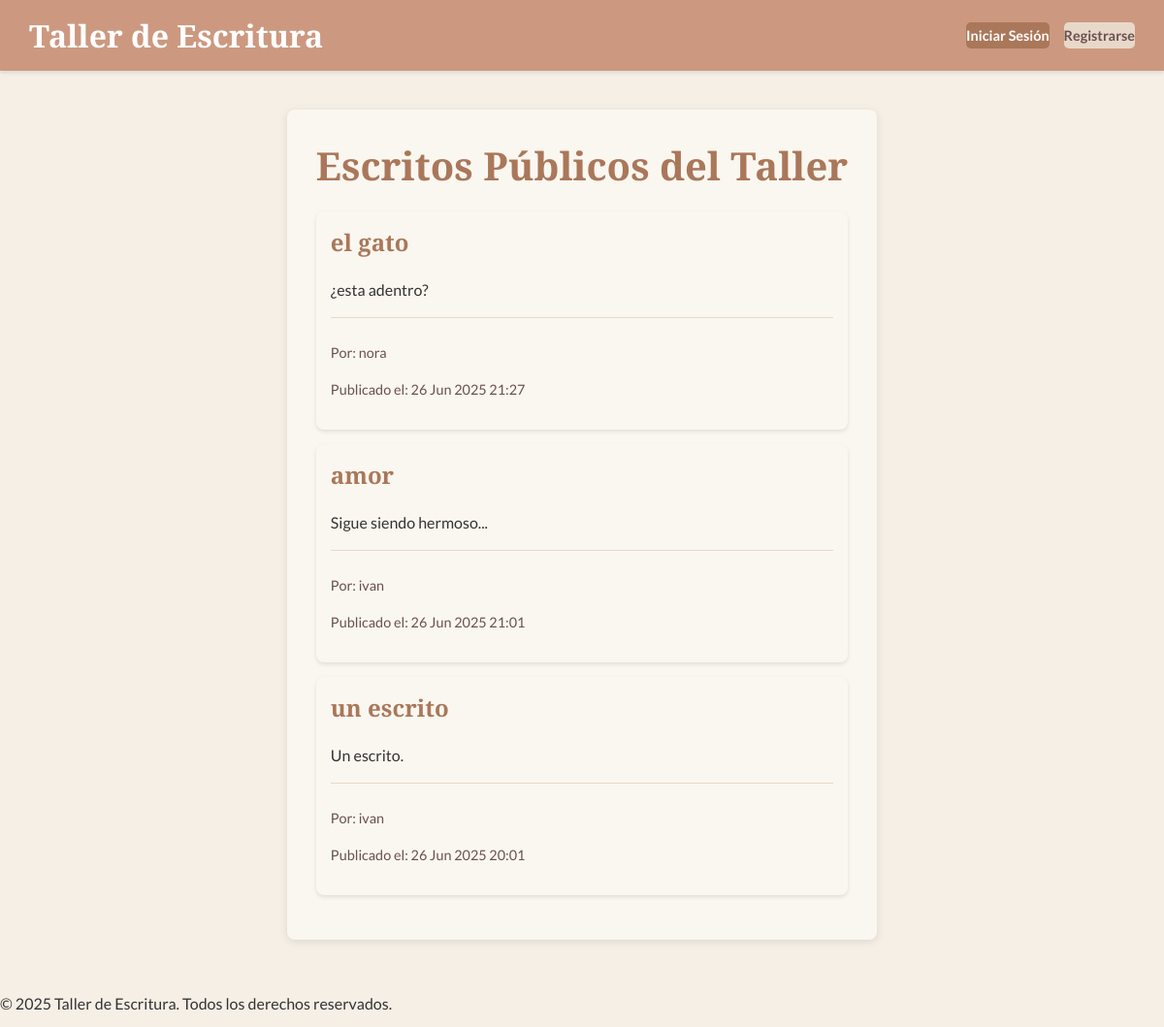
The app's page /escritura/ with its own data.
### escritura/models.py (models this page shows)
class Escrito(models.Model):
    ESTADO_CHOICES = [
        ('BORRADOR', 'Borrador'),
        ('PRIVADO', 'Privado'),
        ('PUBLICO', 'Público'),
    ]
    autor = models.ForeignKey(User, on_delete=models.CASCADE, related_name='escritos')
    titulo = models.CharField(max_length=200)
    contenido = RichTextUploadingField() # MODIFICADO: Usa RichTextUploadingField para permitir subir archivos
    fecha_creacion = models.DateTimeField(auto_now_add=True)
    fecha_actualizacion = models.DateTimeField(auto_now=True)
    estado = models.CharField(max_length=10, choices=ESTADO_CHOICES, default='BORRADOR')
    def __str__(self):
        return f"{self.titulo} por {self.autor.username}"
    class Meta:
        ordering = ['-fecha_creacion']
        verbose_name = "Escrito"
        verbose_name_plural = "Escritos"

### escritura/views.py (the view)
# urls.py: path('', views.lista_escritos, name='lista_escritos'),
def lista_escritos(request):
    escritos = Escrito.objects.filter(estado='PUBLICO').order_by('-fecha_creacion')
    print(f"DEBUG: Escritos públicos recuperados: {escritos}")
    print(f"DEBUG: Cantidad de escritos públicos: {escritos.count()}")
    for escrito in escritos:
        print(f"DEBUG: Escrito ID: {escrito.pk}, Título: {escrito.titulo}, Estado: {escrito.estado}, Autor: {escrito.autor.username}")
    contexto = {
        'escritos': escritos
    }
    return render(request, 'escritura/lista_escritos.html', contexto)

### escritura/templates/escritura/lista_escritos.html (shortened to what this page needs)
{% extends 'base.html' %}
{% block content %}
    <h1 class="page-title">Escritos Públicos del Taller</h1>
    {% if escritos %}
        <ul class="escrito-list">
            {% for escrito in escritos %}
                <li class="escrito-item">
                    <h2><a href="{% url 'escritura:detalle_escrito' pk=escrito.pk %}">{{ escrito.titulo }}</a></h2>
                    <p>{{ escrito.contenido|truncatechars:200 }}</p>
                    <div class="escrito-meta">
                        <p>Por: {{ escrito.autor.username }}</p>
                        <p>Publicado el: {{ escrito.fecha_creacion|date:"d M Y H:i" }}</p>
                    </div>
                </li>
            {% endfor %}
        </ul>
    {% else %}
        <p>No hay escritos públicos disponibles en este momento.</p>
    {% endif %}
{% endblock %}

### static/css/main.css (style rules this page uses)
body { font-family: 'Lato', sans-serif; margin: 0; background-color: #F5EFE6; color: #333333; display: flex; flex-direction: column; min-height: 100vh; }
h1, h2, h3, h4, h5, h6 { font-family: 'Playfair Display', serif; color: #AA775A; margin-top: 0; margin-bottom: 20px; }
a { color: #6B4F4F; text-decoration: none; }
p { margin-bottom: 15px; }
.escrito-list { list-style: none; padding: 0; }
.escrito-item { background-color: #FAF7F0; margin-bottom: 15px; padding: 15px; border-radius: 8px; box-shadow: 0 2px 4px rgba(0, 0, 0, 0.1); }
.escrito-item h2 { margin-top: 0; color: #AA775A; font-family: 'Playfair Display', serif; }
.escrito-item h2 a { text-decoration: none; color: #AA775A; }
.escrito-item p { line-height: 1.6; font-family: 'Lato', sans-serif; }
.escrito-meta { font-size: 0.9em; color: #6B4F4F; margin-top: 10px; border-top: 1px solid #E8D8C9; padding-top: 10px; font-family: 'Lato', sans-serif; }
@media (min-width: 992px) { h1 { font-size: 2.5em; } }

### records on screen
Escrito: titulo "el gato", contenido "¿esta adentro?", autor.username "nora", fecha_creacion "26 Jun 2025 21:27"
Escrito: titulo "amor", contenido "Sigue siendo hermoso...", autor.username "ivan", fecha_creacion "26 Jun 2025 21:01"
Escrito: titulo "un escrito", contenido "Un escrito.", autor.username "ivan", fecha_creacion "26 Jun 2025 20:01"
